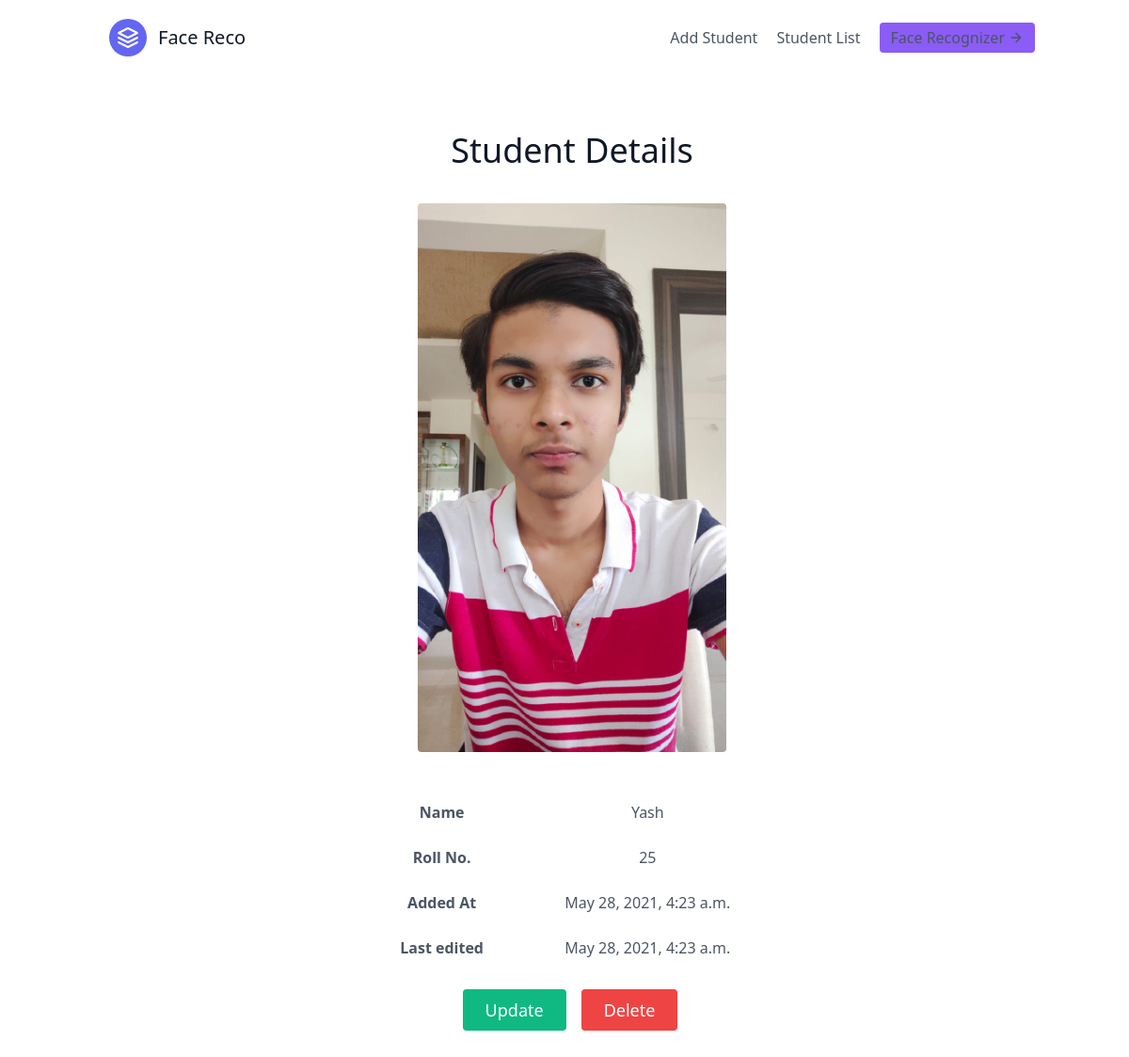
/student/detail/20/, run on an earlier commit of the app's database.
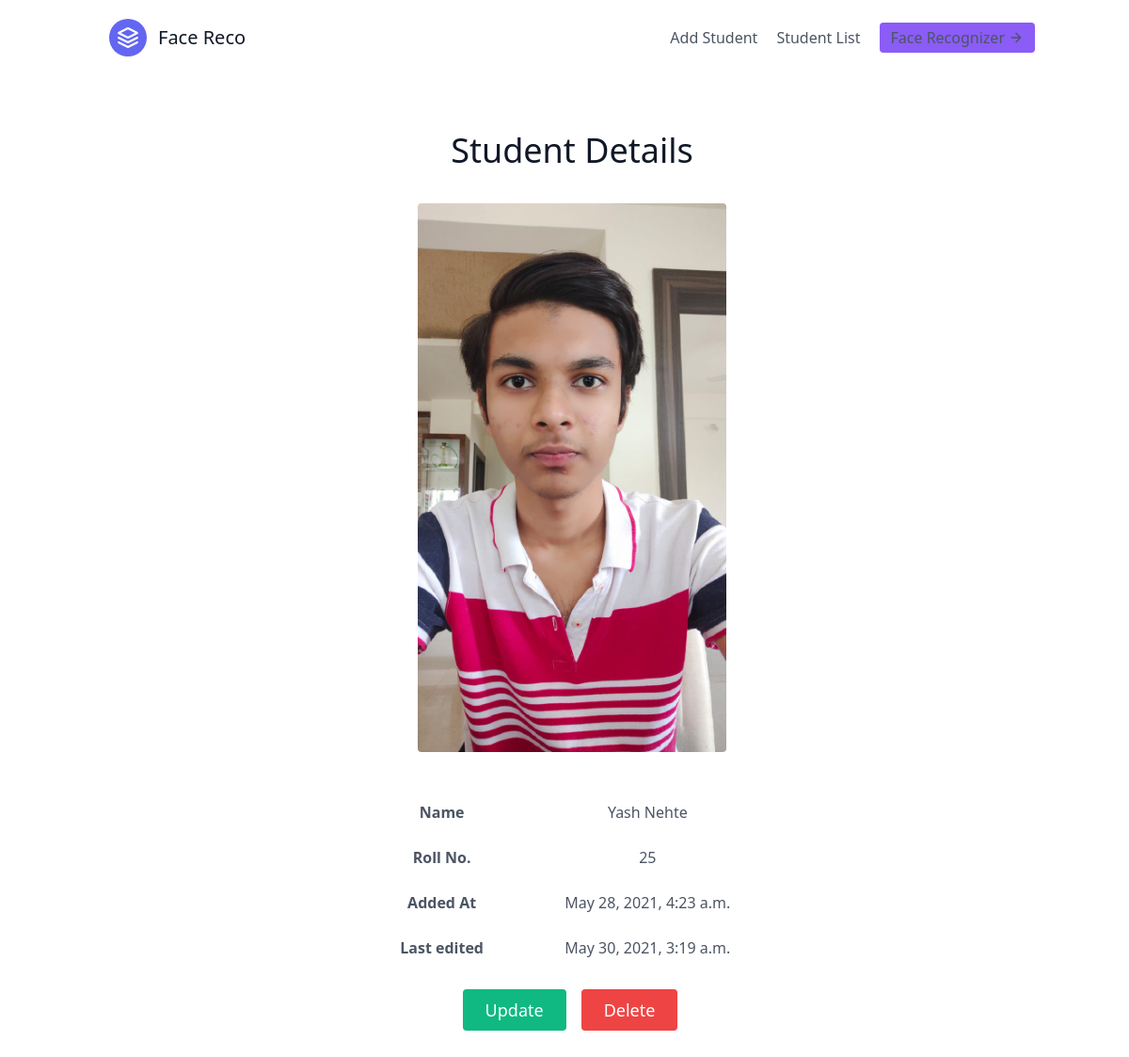
And on a later commit of the database.
### student/models.py (models this page shows, shortened)
class Student(models.Model):
    name = models.CharField(max_length=50)
    rollNo = models.CharField(max_length=10, unique=True)
    photo = models.ImageField(upload_to=path_and_rename, blank=True)
    added_at = models.DateTimeField(auto_now_add=True, null=True, blank=True)
    updated_at = models.DateTimeField(auto_now=True, null=True, blank=True)
    class Meta:
        ordering = ["-added_at"]

### student/views.py (the view)
# urls.py: path("detail/<int:id>/", views.detailView, name="detailView"),
def detailView(request, id):
    curr_student = Student.objects.get(id=id)
    return render(
        request,
        template_name="student/detailView.html",
        context={"student": curr_student},
    )

### student/templates/student/detailView.html
{% extends "feed/index.html" %}{% block content %}
<section class="text-gray-600 body-font">
	<div
		class="
			container
			mx-auto
			flex
			px-5
			py-10
			items-center
			justify-center
			flex-col
		"
	>
		<div class="text-center lg:w-2/3 w-full py-5">
			<h1
				class="
					title-font
					sm:text-4xl
					text-3xl
					mb-4
					font-medium
					text-gray-900
				"
			>
				Student Details
			</h1>
		</div>
		<img
			class="
				lg:w-2/6
				md:w-3/6
				w-5/6
				mb-10
				object-cover object-center
				rounded
			"
			alt="hero"
			src="{{student.photo.url}}"
		/>
		<div class="text-center lg:w-2/3 w-full">
			<div class="lg:w-2/3 w-full mx-auto overflow-auto">
				<table class="table-auto w-full text-center whitespace-no-wrap">
					<tbody>
						<tr>
							<td class="px-4 py-3">
								<strong> Name </strong>
							</td>
							<td class="px-4 py-3">{{student.name}}</td>
						</tr>
						<tr>
							<td class="px-4 py-3">
								<strong> Roll No. </strong>
							</td>
							<td class="px-4 py-3">{{student.rollNo}}</td>
						</tr>
						<tr>
							<td class="px-4 py-3">
								<strong> Added At </strong>
							</td>
							<td class="px-4 py-3">{{student.added_at}}</td>
						</tr>
						<tr>
							<td class="px-4 py-3">
								<strong> Last edited </strong>
							</td>
							<td class="px-4 py-3">{{student.updated_at}}</td>
						</tr>
					</tbody>
				</table>
			</div>
			<div class="flex justify-center py-5">
				<a href="{% url 'student:updateView' student.id %}">
					<button
						class="
							mx-4
							inline-flex
							text-white
							bg-green-500
							border-0
							py-2
							px-6
							focus:outline-none
							hover:bg-indigo-600
							rounded
							text-lg
						"
					>
						Update
					</button>
				</a>
				<a
					class="mr-5 hover:text-gray-900"
					href='{% url "student:deleteView" student.id %}'
					><button
						class="
							inline-flex
							text-white
							bg-red-500
							border-0
							py-2
							px-6
							focus:outline-none
							hover:bg-indigo-600
							rounded
							text-lg
						"
					>
						Delete
					</button></a
				>
			</div>
		</div>
	</div>
</section>
{% endblock content %}

### feed/templates/feed/index.html (shortened to what this page needs)
{% load static %}
<!DOCTYPE html>
<html lang="en">
	<head>
		<link href="https://unpkg.com/tailwindcss@^2/dist/tailwind.min.css" rel="stylesheet">
		<link rel="stylesheet" href="{% static '/css/styles.css/' %}" />
	</head>
	<body>
	{% include "feed/navbar.html" %}
		{% block content %}
		{% endblock content %}
	</body>
</html>

### feed/templates/feed/navbar.html
<header class="text-gray-600 body-font">
	<div
		class="
			container
			mx-auto
			flex flex-wrap
			p-5
			flex-col
			md:flex-row
			items-center
		"
	>
		<a
			class="
				flex
				title-font
				font-medium
				items-center
				text-gray-900
				mb-4
				md:mb-0
			"
            href="{% url "feed:base" %}"
		>
			<svg
				xmlns="http://www.w3.org/2000/svg"
				fill="none"
				stroke="currentColor"
				stroke-linecap="round"
				stroke-linejoin="round"
				stroke-width="2"
				class="w-10 h-10 text-white p-2 bg-indigo-500 rounded-full"
				viewBox="0 0 24 24"
			>
				<path
					d="M12 2L2 7l10 5 10-5-10-5zM2 17l10 5 10-5M2 12l10 5 10-5"
				></path>
			</svg>
			<span class="ml-3 text-xl">Face Reco</span>
		</a>
		<nav
			class="
				md:ml-auto
				flex flex-wrap
				items-center
				text-base
				justify-center
			"
		>
			<a
				class="mr-5 hover:text-gray-900"
				href='{% url "student:addView" %}'
				>Add Student</a
			>
			<a class="mr-5 hover:text-gray-900"
            	href="{% url "student:studentList" %}">Student List</a>
		</nav>
		<a href="{% url 'feed:video' %}">
			<button
			class="
				inline-flex
				items-center
				bg-purple-500
				border-0
				py-1
				px-3
				focus:outline-none
				hover:bg-gray-200
				rounded
				text-base
				mt-4
				md:mt-0
				"
				>
				Face Recognizer
				<svg
				fill="none"
				stroke="currentColor"
				stroke-linecap="round"
				stroke-linejoin="round"
				stroke-width="2"
				class="w-4 h-4 ml-1"
				viewBox="0 0 24 24"
				>
				<path d="M5 12h14M12 5l7 7-7 7"></path>
			</svg>
		</button>
	</a>
	</div>
</header>

### static/css/styles.css (style rules this page uses)
* { box-sizing: border-box; margin: 0; padding: 0; }
body { max-width: 100vw; overflow-x: hidden; }
.container { margin: 0 8%; }

What changed in the data, as far as the page shows it:
changed Student: name "Yash" → "Yash Nehte"; updated_at "May 28, 2021, 4:23 a.m." → "May 30, 2021, 3:19 a.m."
